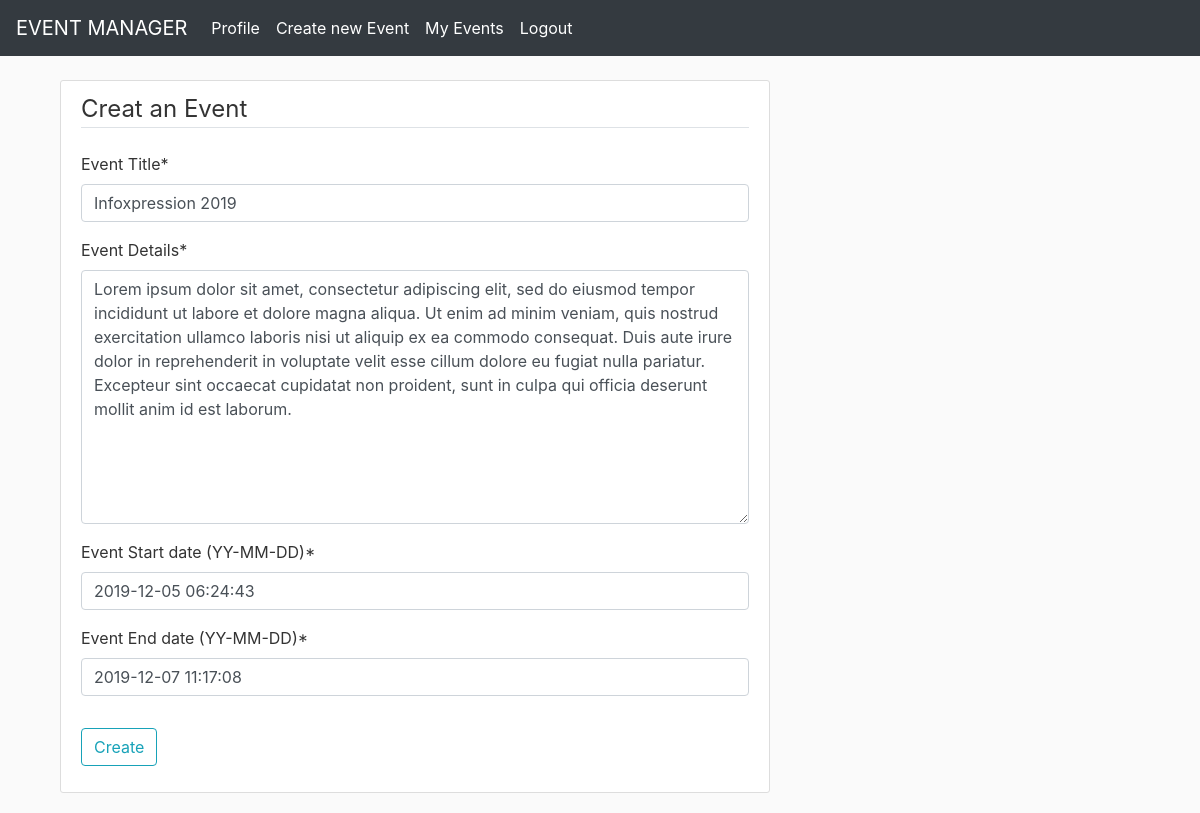
Screenshot of /home/event/3/update/ (signed in) with the database file from the repository.
### ehandler/models.py (models this page shows, shortened)
class Event(models.Model):
    ename = models.CharField(max_length=100, verbose_name="Event Title")
    econtent = models.TextField(verbose_name="Event Details")
    edate = models.DateTimeField(verbose_name="Event Start date (YY-MM-DD)")
    eenddate = models.DateTimeField(
        verbose_name="Event End date (YY-MM-DD)")
    eowner = models.ForeignKey(User, on_delete=models.CASCADE)
    eattendees = models.ManyToManyField(
        User, related_name='attendees')
    ecode = models.CharField(max_length=120, blank=True)
    ehelpers = models.ManyToManyField(User, related_name='helpers')

### ehandler/views.py (the view, shortened to what this page needs)
# urls.py: path('event/<int:pk>/update/', EventUpdateView.as_view(), name='event-update'),
class EventUpdateView(LoginRequiredMixin, UserPassesTestMixin, UpdateView):
    model = Event
    fields = ['ename', 'econtent', 'edate', 'eenddate']
    def test_func(self):
        event = self.get_object()
        if self.request.user == event.eowner:
            return True
        return False

### ehandler/templates/ehandler/event_form.html (shortened to what this page needs)
{% extends "ehandler/base.html" %}
{% load crispy_forms_tags %}
{% block content %}
<br>
<div class="col-md-8">
    <div class="content-section">
        <form method="POST">
            <fieldset class="form-group">
                <legend class="border-bottom mb-4">Creat an Event</legend>
                {{ form|crispy }}
            </fieldset>
            <div class="form-group">
                <button class="btn btn-outline-info" type="submit">Create</button>
            </div>
        </form>
    </div>
</div>
{% endblock content %}

### ehandler/static/ehandler/main.css (style rules this page uses)
body { background: #fafafa; color: #333333; }
.content-section { background: #ffffff; padding: 10px 20px; border: 1px solid #dddddd; border-radius: 3px; margin-bottom: 20px; }

### rows the page displays
Event: ename "Infoxpression 2019", econtent "Lorem ipsum dolor sit amet, consectetur adipiscing elit, sed do eiusmod tempor incididunt ut labore et dolore magna aliqua. Ut enim ad minim veniam, quis nostrud exercitation ullamco laboris nisi ut aliquip ex ea commodo consequat. Duis aute irure dolor in reprehenderit in voluptate velit esse cillum dolore eu fugiat nulla pariatur. Excepteur sint occaecat cupidatat non proident, sunt in culpa qui officia deserunt mollit anim id est laborum.", edate "2019-12-05 06:24:43", eenddate "2019-12-07 11:17:08"
